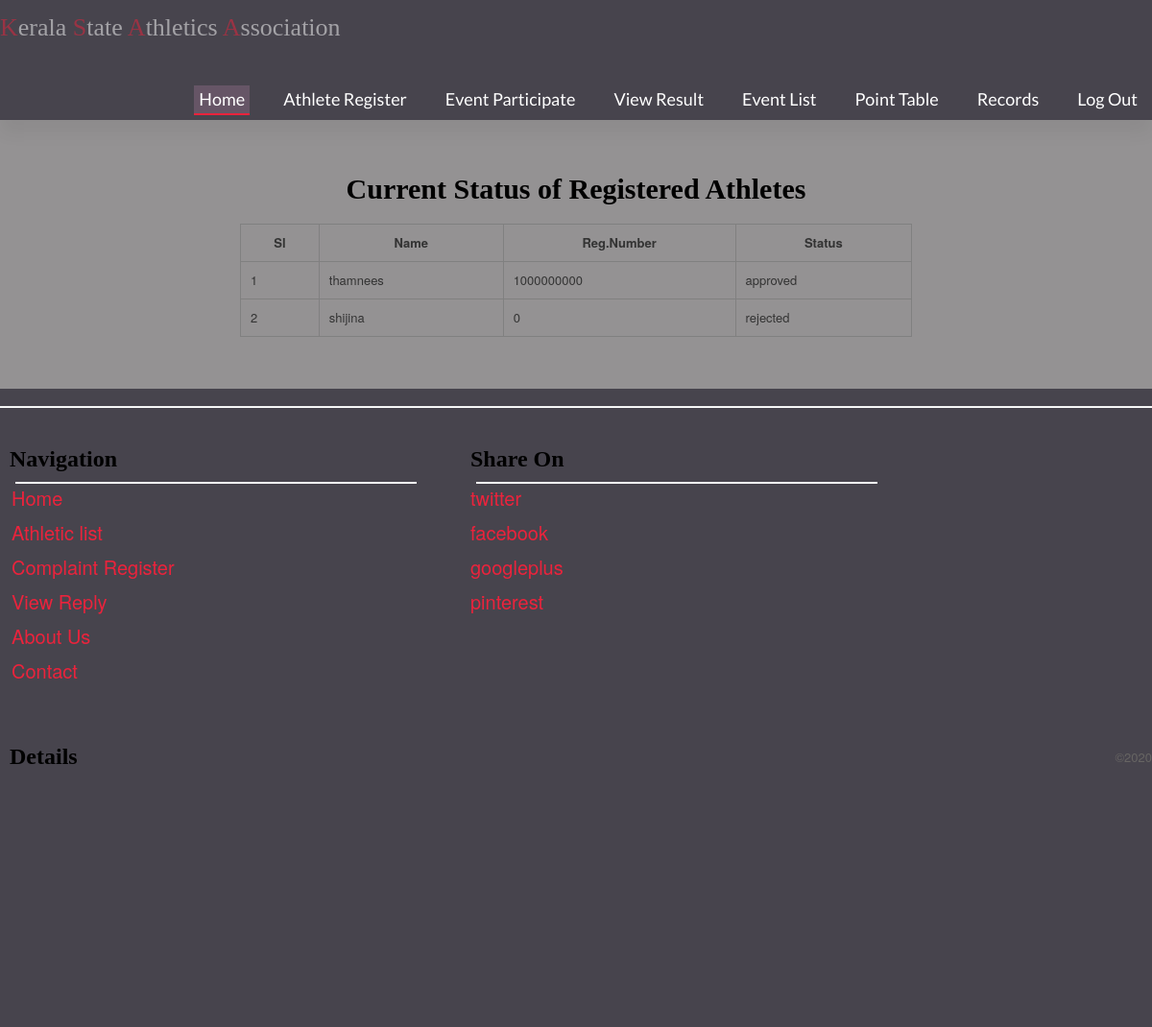
The app's page /athleteListclg.php (signed in), older data.
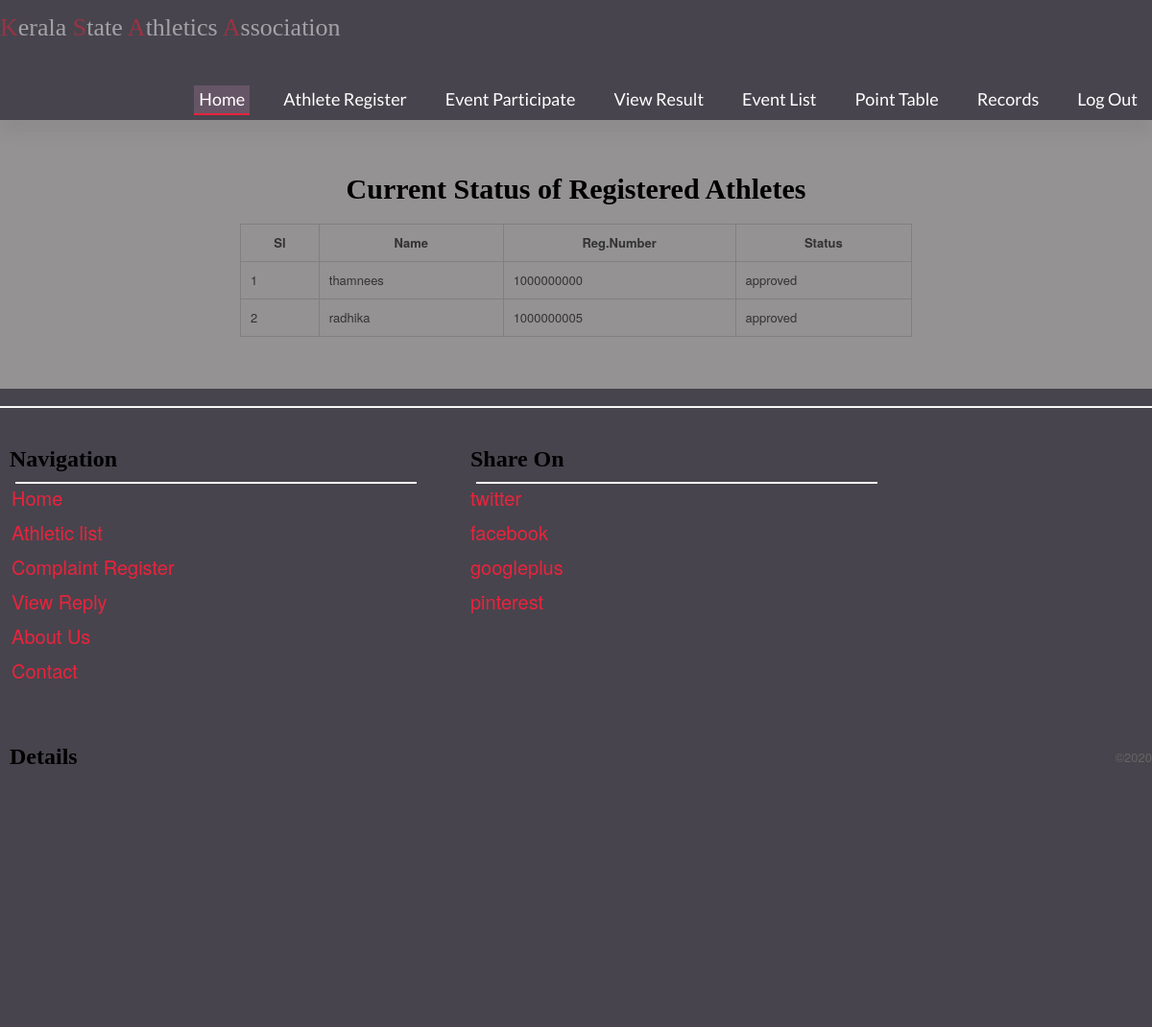
The same page, newer data.
### tables this page shows
CREATE TABLE `athlete_registration` (
  `ath_id` int(11) NOT NULL COMMENT 'athlete id',
  `name` varchar(25) DEFAULT NULL COMMENT 'name of athlete',
  `dob` date DEFAULT NULL COMMENT 'date of birth',
  `gender` varchar(7) DEFAULT NULL COMMENT 'gender of athlete',
  `email` varchar(30) DEFAULT NULL COMMENT 'email of athlete',
  `phone` int(11) DEFAULT NULL COMMENT 'athlete phone number',
  `father_name` varchar(30) DEFAULT NULL COMMENT 'name of father',
  `mother_name` varchar(30) DEFAULT NULL COMMENT 'name of mother',
  `dist` varchar(15) DEFAULT NULL COMMENT 'district',
  `address` varchar(50) DEFAULT NULL COMMENT 'address',
  `pin` int(11) DEFAULT NULL COMMENT 'pin number',
  `coach` varchar(30) DEFAULT NULL COMMENT 'name of coach',
  `blood` varchar(5) DEFAULT NULL COMMENT 'blood group',
  `aadhar` varbinary(30) DEFAULT NULL COMMENT 'aadhar number',
  `photo` varbinary(30) DEFAULT NULL COMMENT 'athlete photo',
  `regno` varchar(15) DEFAULT NULL COMMENT 'register number',
  `clgid` int(11) DEFAULT NULL COMMENT 'registered college id',
  `approve` varchar(10) DEFAULT NULL COMMENT 'spprove or not'
);

### athleteListclg.php (the view, shortened to what this page needs)
<!DOCTYPE html PUBLIC "-//W3C//DTD XHTML 1.0 Transitional//EN" "http://www.w3.org/TR/xhtml1/DTD/xhtml1-transitional.dtd">
<html xmlns="http://www.w3.org/1999/xhtml">
<head>
</head>
<?php
include("clg_header.php");
include("connection.php");
$clg_id=$_SESSION['lid'];
?>
<body>
  <center>
    <h1>Current Status of Registered Athletes</h1>
    <br>
<table width="700" border="1" cellspacing="0" cellpadding="10">
  <tr>
    <th>Sl</th>
    <th>Name</th>
    <th>Reg.Number</th>
    <th>Status</th>
  </tr>
 <?php
$rs=mysqli_query($con,"select athlete_registration.* from athlete_registration where clgid='$clg_id'");
$i=1;
while($row=mysqli_fetch_array($rs))
{
?>
  <tr>
    <td><?php echo $i?></td>
    <td><?php echo $row['name']?></td>
    <td><?php echo $row['regno']?></td>
    <td><?php echo $row['approve']?></td>
  </tr>
  <?php $i++; }?>
</table>
</center>
</body>
<?php include("clg_footer.php")?>
</html>

Row changes from the older to the newer data that the page shows:
no longer on this page (row edited): athlete_registration: name "shijina", regno "0", approve "rejected"
added athlete_registration: name "radhika", regno "1000000005", approve "approved"
